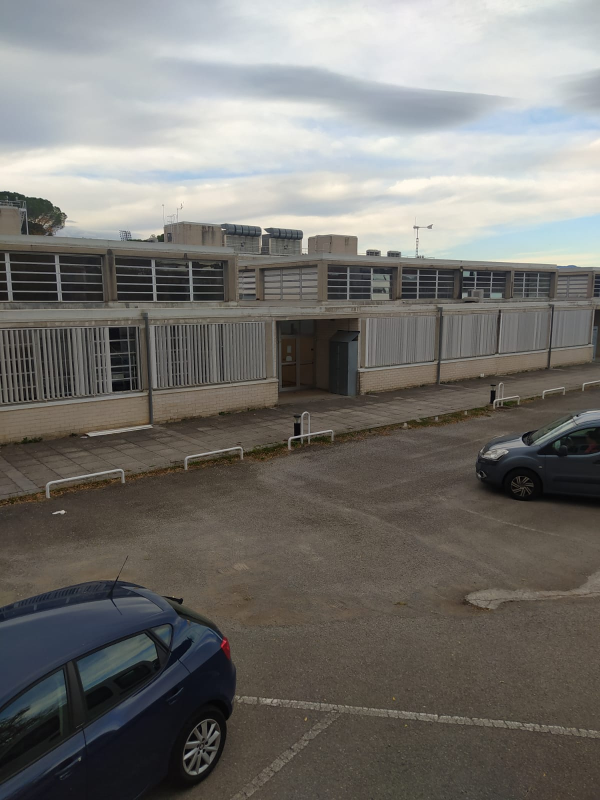
#> input picture Project_3_Image_Stitching/3.PARKING/1.L.jpeg, 1200 x 1600 px (shown at 1/2 size)
$ python 4.1.merging_alpha.py
#> lines starting #> are read from the running program, lines starting #| are printed output that depends on the picture
import cv2
import os
import numpy as np

abspath = os.path.abspath(__file__)
dname = os.path.dirname(abspath)
os.chdir(dname)
project_folder = dname + '/'

# Load the images
image1 = cv2.imread(project_folder + '1.L.jpeg')
#> image1 is the input picture: shape (1600, 1200, 3); mean B, G, R 112.2, 116.2, 118
image2 = cv2.imread(project_folder + '1.M.jpeg')
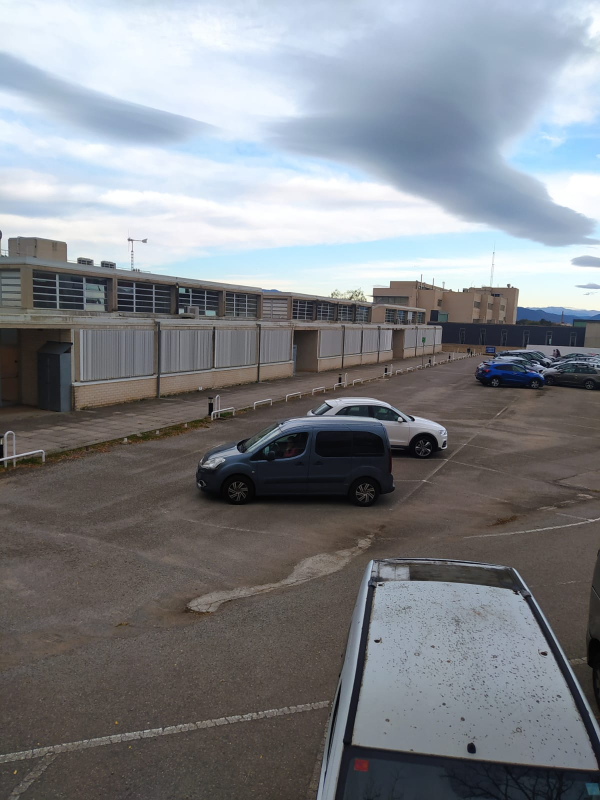
#> input picture Project_3_Image_Stitching/3.PARKING/1.M.jpeg, 1200 x 1600 px (shown at 1/2 size)
#> image2 is the input picture: shape (1600, 1200, 3); mean B, G, R 135.9, 130.9, 127.8
image3 = cv2.imread(project_folder + '1.R.jpeg')
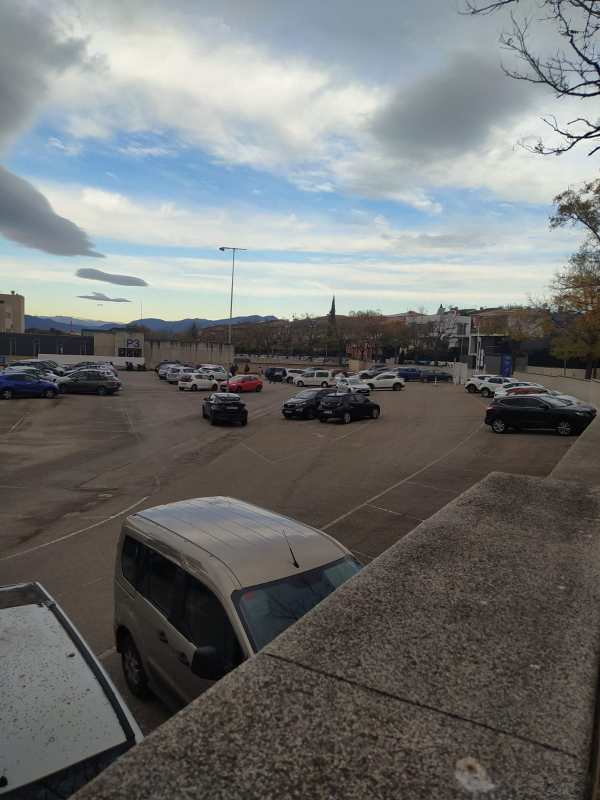
#> input picture Project_3_Image_Stitching/3.PARKING/1.R.jpeg, 1200 x 1600 px (shown at 1/2 size)
#> image3 is the input picture: shape (1600, 1200, 3); mean B, G, R 114.7, 115.4, 113.6

translation = np.float32([[1, 0, 1600],[0, 1, 400],[0, 0, 1]])
size_x = image2.shape[1]+3200
#> size_x = 4400
size_y = image2.shape[0]+600
#> size_y = 2200
image1 = cv2.warpPerspective(image1, translation, (size_x, size_y))
#> image1: shape (2200, 4400, 3)
image2 = cv2.warpPerspective(image2, translation, (size_x, size_y))
#> image2: shape (2200, 4400, 3)
image3 = cv2.warpPerspective(image3, translation, (size_x, size_y))
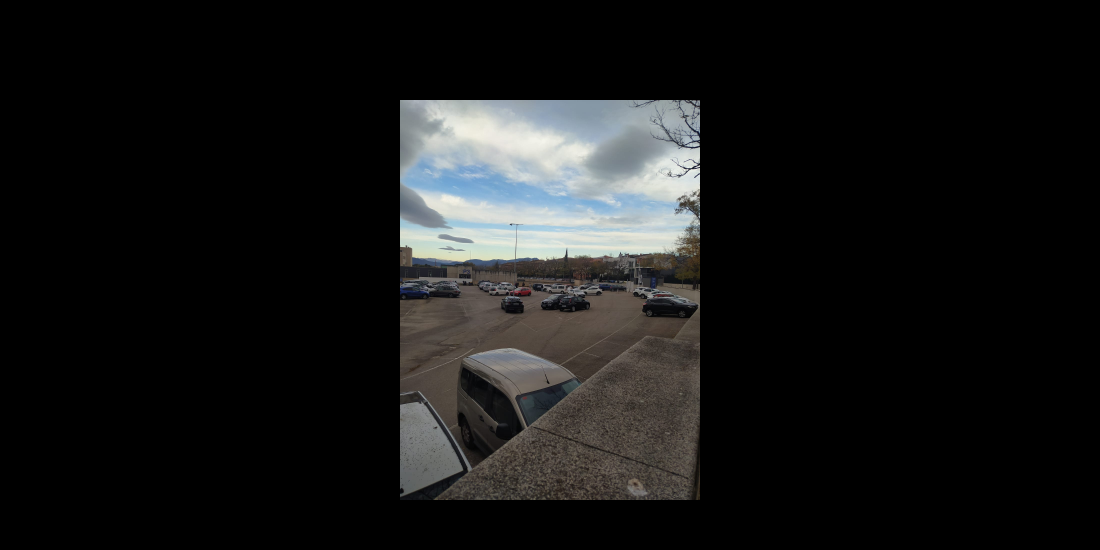
#> image3: shape (2200, 4400, 3) (shown at 1/4 size); mean B, G, R 22.7, 22.9, 22.5

h12 = np.load(project_folder + ".3.homography12.npy")
#> (reads Project_3_Image_Stitching/3.PARKING/.3.homography12.npy from the repository)
h32 = np.load(project_folder + ".3.homography32.npy")
#> (reads Project_3_Image_Stitching/3.PARKING/.3.homography32.npy from the repository)
# Warp the first (and third) image using the homography
result12 = cv2.warpPerspective(image1, h12, (size_x, size_y))
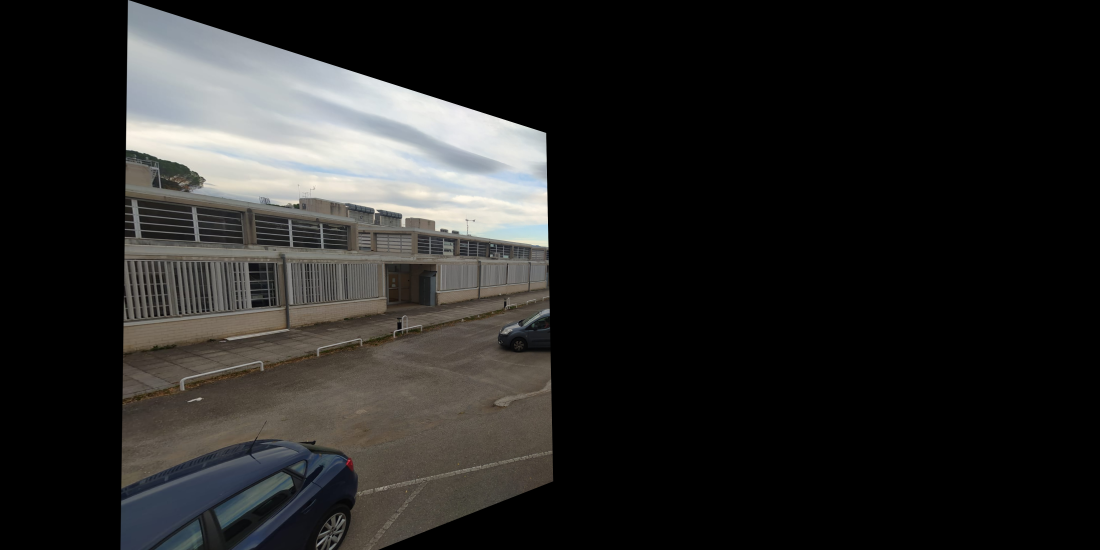
#> result12: shape (2200, 4400, 3) (shown at 1/4 size); mean B, G, R 36.6, 37.7, 38.3
result32 = cv2.warpPerspective(image3, h32, (size_x, size_y))
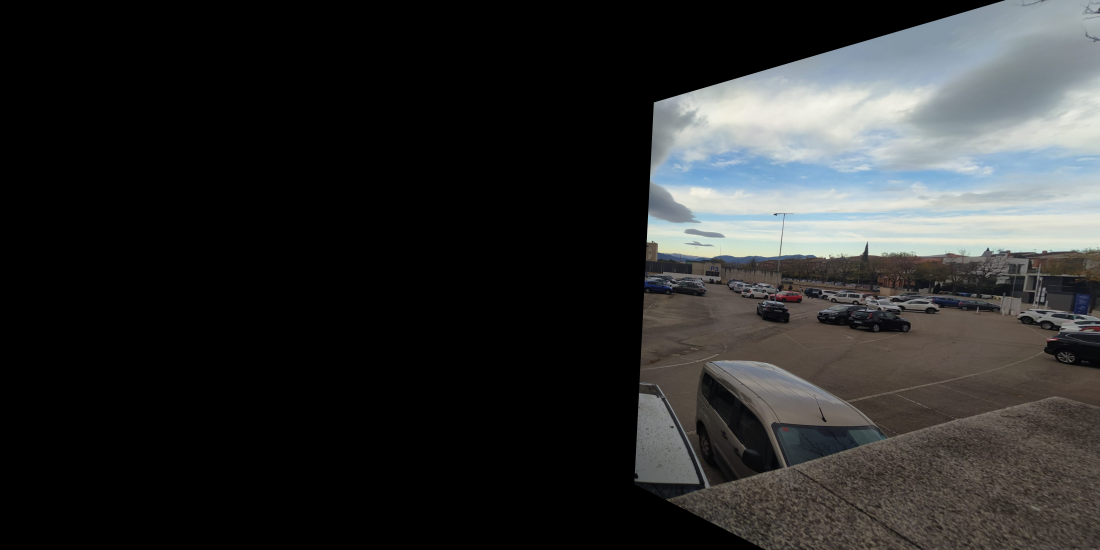
#> result32: shape (2200, 4400, 3) (shown at 1/4 size); mean B, G, R 44.9, 45, 44.1


# Blending the warped image with the second image using alpha blending
alpha = 0.50  # blending factor
blended_image_p1 = cv2.addWeighted(result12, alpha, image2, 1 - alpha, 0)
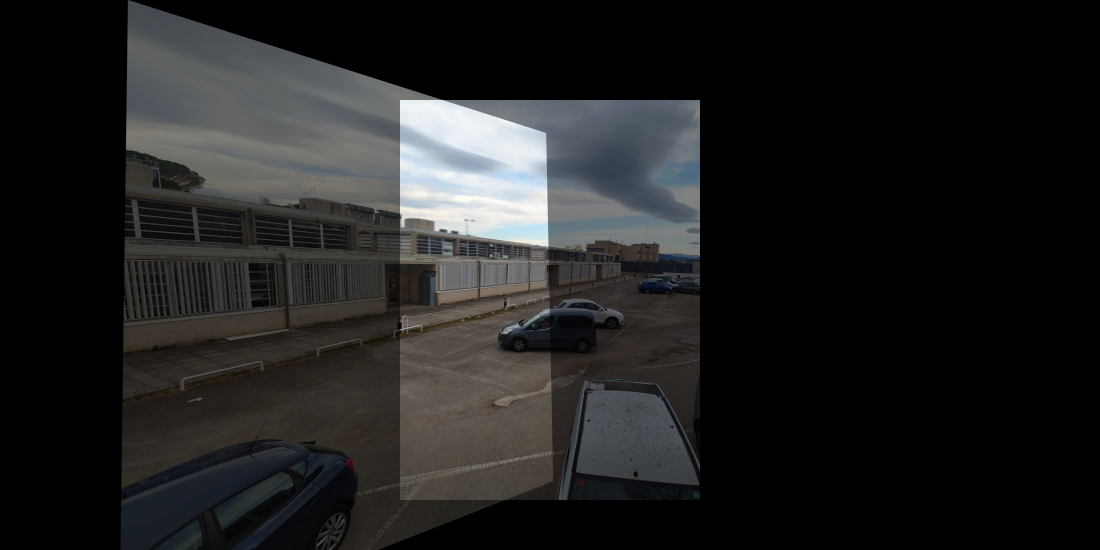
#> blended_image_p1: shape (2200, 4400, 3) (shown at 1/4 size); mean B, G, R 31.8, 31.8, 31.8
blended_image_final = cv2.addWeighted(result32, alpha, blended_image_p1, 1 - alpha, 0)
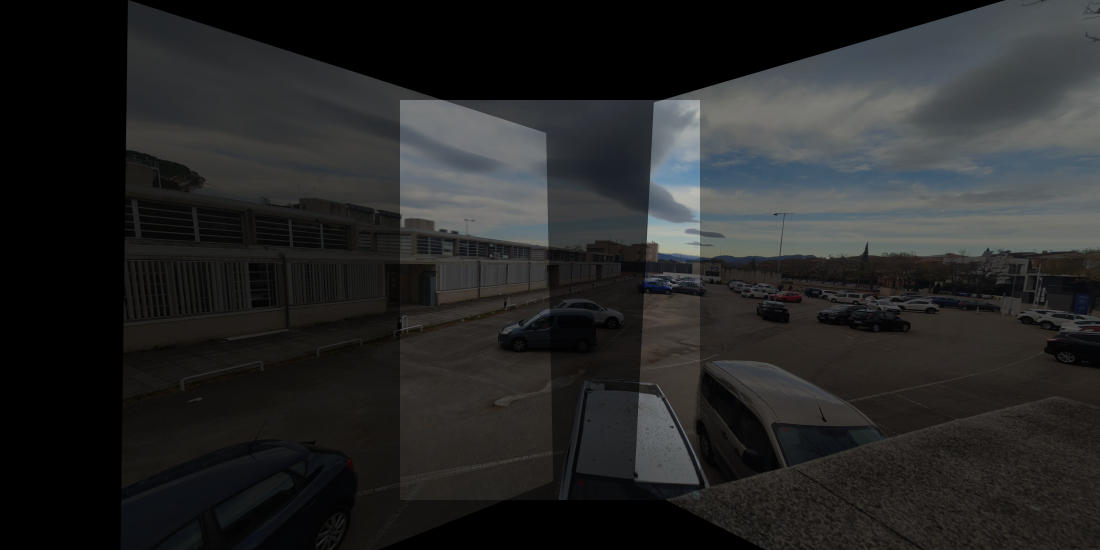
#> blended_image_final: shape (2200, 4400, 3) (shown at 1/4 size); mean B, G, R 38.3, 38.4, 38

# Display the blended image
cv2.imwrite(project_folder + '4.merged_alpha_partially.jpeg', blended_image_p1)
cv2.imwrite(project_folder + '4.merged_alpha.jpeg', blended_image_final)


# [6 lines of commented-out code are left out]
